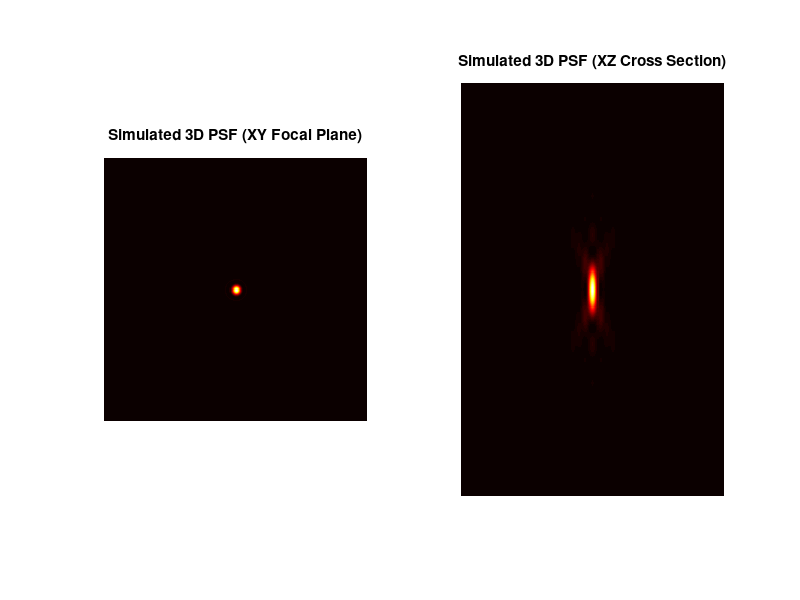

This chart was generated by the following MATLAB code:
% Simulates the 3D Point Spread Function (PSF) using exact angular spectrum propagation.
% Models the propagation of light from the pupil plane to multiple axial planes.
% Author: Ethan Zhao

clear; close all; clc;

%% ===================== Parameters =====================
lambda = 488e-9;           % Wavelength [m]
NA = 0.8;                  % Numerical Aperture
n_medium = 1.33;           % Refractive index of the immersion medium (e.g., water)
k = 2 * pi * n_medium / lambda;  % Wavenumber [1/m]

grid_size = 256;           % Number of pixels along one axis
dx = 0.05e-6;              % Sampling interval in the lateral (x, y) dimensions [m/pixel]

z_range = [-10, 10] * 1e-6;  % Axial simulation range [m]
dz = 0.05e-6;               % Sampling interval along z [m]
z_vals = z_range(1):dz:z_range(2);  
Nz = numel(z_vals);         % Number of z-slices

%% ===================== Frequency Coordinates =====================
% Create spatial frequency grid (Fourier domain of the image plane)
fx = (-grid_size/2 : grid_size/2 - 1) / (grid_size * dx);  
[fx_grid, fy_grid] = meshgrid(fx, fx);
kx = 2 * pi * fx_grid;       % Angular spatial frequency [rad/m]
ky = 2 * pi * fy_grid;
k_rho = sqrt(kx.^2 + ky.^2); % Radial frequency [rad/m]

% Compute z-component of wavevector, filter out evanescent components
kz = sqrt(k^2 - k_rho.^2);
kz = real(kz);  % Only include propagating waves

%% ===================== Pupil Function =====================
f_cutoff = NA / lambda;                          % Cutoff spatial frequency [1/m]
pupil_function = k_rho <= (2 * pi * f_cutoff);   % Circular aperture (ideal binary mask)

%% ===================== Field Propagation Loop =====================
E = zeros(grid_size, grid_size, Nz);  % 3D complex field volume

for zi = 1:Nz
    z = z_vals(zi);

    % Apply propagation phase to each frequency component
    defocus_phase = exp(1i * kz * z);

    % Multiply pupil by phase term
    pupil_z = pupil_function .* defocus_phase;

    % Inverse Fourier transform to compute field at axial depth z
    field_z = fftshift(ifft2(ifftshift(pupil_z)));

    % Store complex field
    E(:, :, zi) = field_z;
end

%% ===================== PSF Volume Calculation =====================
psf_volume = abs(E).^2;                   % PSF = |Field|^2
psf_volume = psf_volume / max(psf_volume(:));  % Normalize for visualization

%% ===================== Visualization =====================
% Extract center slices for inspection
[~, focus_idx] = min(abs(z_vals));        % Index of focal plane (z = 0)
y_center = round(grid_size / 2);          % Central Y slice

psf_xy = psf_volume(:, :, focus_idx);     % XY slice at focal plane
psf_xz = squeeze(psf_volume(:, y_center, :))';  % XZ slice through center Y

% Plot
figure('Position', [100, 100, 1000, 420]);

subplot(1, 2, 1);
imagesc(psf_xy);
axis image off;
colormap hot;
title('Simulated 3D PSF (XY Focal Plane)');

subplot(1, 2, 2);
imagesc(psf_xz); 
axis image off;
title('XZ Plane (Axial Cross Section)');
colormap hot;
title('Simulated 3D PSF (XZ Cross Section)');

ax = gcf;
exportgraphics(ax,'PSF_3D.jpg','Resolution',300);